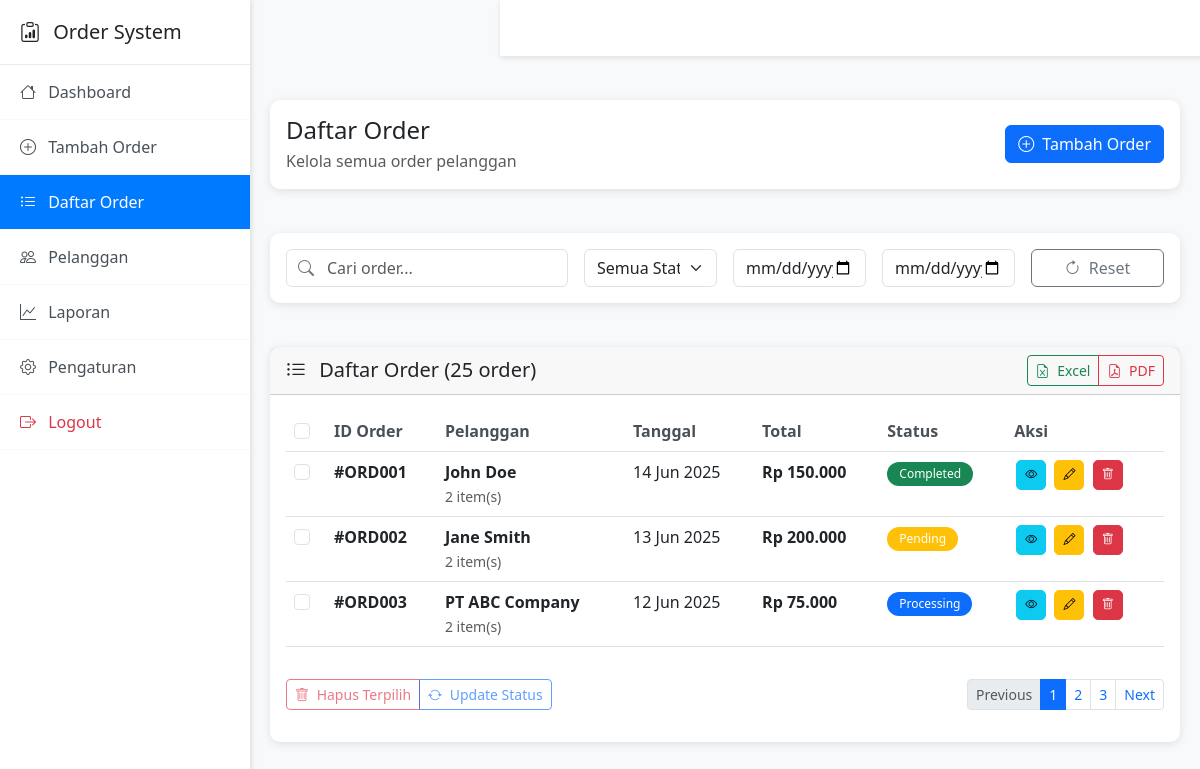
The page /dashboard/orders.php (signed in) on the database its author committed.
### tables this page shows
CREATE TABLE orders (
    id INT PRIMARY KEY AUTO_INCREMENT,
    order_number VARCHAR(50) UNIQUE NOT NULL,
    customer_id INT NOT NULL,
    order_date DATE NOT NULL,
    due_date DATE NULL,
    status ENUM('pending', 'confirmed', 'processing', 'shipped', 'delivered', 'completed', 'cancelled') DEFAULT 'pending',
    payment_status ENUM('unpaid', 'partial', 'paid', 'refunded') DEFAULT 'unpaid',
    payment_method ENUM('cash', 'transfer', 'credit_card', 'e_wallet') NULL,
    subtotal DECIMAL(15,2) NOT NULL DEFAULT 0.00,
    tax_amount DECIMAL(15,2) DEFAULT 0.00,
    discount_amount DECIMAL(15,2) DEFAULT 0.00,
    shipping_cost DECIMAL(15,2) DEFAULT 0.00,
    total_amount DECIMAL(15,2) NOT NULL DEFAULT 0.00,
    notes TEXT NULL,
    shipping_address TEXT NULL,
    created_by INT NULL,
    created_at TIMESTAMP DEFAULT CURRENT_TIMESTAMP,
    updated_at TIMESTAMP DEFAULT CURRENT_TIMESTAMP ON UPDATE CURRENT_TIMESTAMP,
    FOREIGN KEY (customer_id) REFERENCES customers(id) ON DELETE RESTRICT,
    FOREIGN KEY (created_by) REFERENCES users(id) ON DELETE SET NULL
);

CREATE TABLE customers (
    id INT PRIMARY KEY AUTO_INCREMENT,
    customer_code VARCHAR(20) UNIQUE NOT NULL,
    name VARCHAR(100) NOT NULL,
    email VARCHAR(100) NULL,
    phone VARCHAR(20) NULL,
    address TEXT NULL,
    city VARCHAR(50) NULL,
    postal_code VARCHAR(10) NULL,
    company VARCHAR(100) NULL,
    customer_type ENUM('individual', 'company') DEFAULT 'individual',
    status ENUM('active', 'inactive') DEFAULT 'active',
    notes TEXT NULL,
    created_by INT NULL,
    created_at TIMESTAMP DEFAULT CURRENT_TIMESTAMP,
    updated_at TIMESTAMP DEFAULT CURRENT_TIMESTAMP ON UPDATE CURRENT_TIMESTAMP,
    FOREIGN KEY (created_by) REFERENCES users(id) ON DELETE SET NULL
);

### dashboard/orders.php (the view, shortened to what this page needs)
<?php
require_once '../config/auth.php';
function getStatusBadgeClass($status)
{
    switch (strtolower($status)) {
        case 'pending':
            return 'bg-warning';
        case 'processing':
            return 'bg-primary';
        case 'completed':
            return 'bg-success';
    }
}
$page = isset($_GET['page']) ? (int) $_GET['page'] : 1;
$items_per_page = 10;
$offset = ($page - 1) * $items_per_page;
$base_query = "FROM orders o LEFT JOIN customers c ON o.customer_id = c.id WHERE 1=1";
$data_query = "SELECT o.*, c.name as customer_name,
               (SELECT COUNT(*) FROM order_items oi WHERE oi.order_id = o.id) as total_items " .
    $base_query . " ORDER BY o.created_at DESC LIMIT ? OFFSET ?";
$stmt_data = $pdo->prepare($data_query);
$param_index = 1;
$stmt_data->bindValue($param_index++, $items_per_page, PDO::PARAM_INT);
$stmt_data->bindValue($param_index, $offset, PDO::PARAM_INT);
$stmt_data->execute();
$orders = $stmt_data->fetchAll(PDO::FETCH_ASSOC);
?>
<!DOCTYPE html>
<html lang="id">
<head>
    <link href="https://cdn.jsdelivr.net/npm/bootstrap@5.3.0/dist/css/bootstrap.min.css" rel="stylesheet">
    <link href="https://cdnjs.cloudflare.com/ajax/libs/bootstrap-icons/1.11.0/font/bootstrap-icons.min.css"
        rel="stylesheet">
</head>
<body>
    <div class="sidebar" id="sidebar">
        <div class="sidebar-brand">
            <h5 class="mb-0">
                <i class="bi bi-clipboard-data me-2"></i>
                Order System
            </h5>
        </div>
        <ul class="sidebar-nav">
            <li>
                <a href="index.php">
                    <i class="bi bi-house me-2"></i>
                    Dashboard
                </a>
            </li>
            <li>
                <a href="add-order.php">
                    <i class="bi bi-plus-circle me-2"></i>
                    Tambah Order
                </a>
            </li>
            <li>
                <a href="orders.php" class="active">
                    <i class="bi bi-list-ul me-2"></i>
                    Daftar Order
                </a>
            </li>
            <li>
                <a href="customers.php">
                    <i class="bi bi-people me-2"></i>
                    Pelanggan
                </a>
            </li>
            <li>
                <a href="reports.php">
                    <i class="bi bi-graph-up me-2"></i>
                    Laporan
                </a>
            </li>
            <li>
                <a href="settings.php">
                    <i class="bi bi-gear me-2"></i>
                    Pengaturan
                </a>
            </li>
            <li>
                <a href="../auth/logout.php" class="text-danger"
                    onclick="return confirm('Apakah Anda yakin ingin logout?')">
                    <i class="bi bi-box-arrow-right me-2"></i>
                    Logout
                </a>
            </li>
        </ul>
    </div>
    <nav class="navbar navbar-expand-lg navbar-light navbar-custom">
        <div class="container-fluid">
        </div>
    </nav>
    <div class="main-content">
        <div class="content-wrapper">
            <div class="row mb-4">
                <div class="col-12">
                    <div class="card">
                        <div class="card-body">
                            <div class="d-flex justify-content-between align-items-center">
                                <div>
                                    <h4 class="card-title mb-1">Daftar Order</h4>
                                    <p class="text-muted mb-0">Kelola semua order pelanggan</p>
                                </div>
                                <a href="add-order.php" class="btn btn-primary">
                                    <i class="bi bi-plus-circle me-1"></i>
                                    Tambah Order
                                </a>
                            </div>
                        </div>
                    </div>
                </div>
            </div>
            <div class="row mb-4">
                <div class="col-12">
                    <div class="card">
                        <div class="card-body">
                            <div class="row g-3">
                                <div class="col-md-4">
                                    <div class="search-box">
                                        <i class="bi bi-search"></i>
                                        <input type="text" class="form-control" id="searchInput"
                                            placeholder="Cari order...">
                                    </div>
                                </div>
                                <div class="col-md-2">
                                    <select class="form-select" id="statusFilter">
                                        <option value="">Semua Status</option>
                                    </select>
                                </div>
                                <div class="col-md-2">
                                    <input type="date" class="form-control" id="dateFrom" placeholder="Dari tanggal">
                                </div>
                                <div class="col-md-2">
                                    <input type="date" class="form-control" id="dateTo" placeholder="Sampai tanggal">
                                </div>
                                <div class="col-md-2">
                                    <button class="btn btn-outline-secondary w-100" onclick="resetFilters()">
                                        <i class="bi bi-arrow-clockwise me-1"></i>
                                        Reset
                                    </button>
                                </div>
                            </div>
                        </div>
                    </div>
                </div>
            </div>
            <div class="row">
                <div class="col-12">
                    <div class="card">
                        <div class="card-header d-flex justify-content-between align-items-center">
                            <h5 class="card-title mb-0">
                                <i class="bi bi-list-ul me-2"></i>
                                Daftar Order (25 order)
                            </h5>
                            <div class="btn-group" role="group">
                                <button class="btn btn-outline-success btn-sm" onclick="exportToExcel()">
                                    <i class="bi bi-file-earmark-excel me-1"></i>
                                    Excel
                                </button>
                                <button class="btn btn-outline-danger btn-sm" onclick="exportToPDF()">
                                    <i class="bi bi-file-earmark-pdf me-1"></i>
                                    PDF
                                </button>
                            </div>
                        </div>
                        <div class="card-body">
                            <div class="table-responsive">
                                <table class="table table-hover">
                                    <thead>
                                        <tr>
                                            <th>
                                                <input type="checkbox" class="form-check-input" id="selectAll">
                                            </th>
                                            <th>ID Order</th>
                                            <th>Pelanggan</th>
                                            <th>Tanggal</th>
                                            <th>Total</th>
                                            <th>Status</th>
                                            <th>Aksi</th>
                                        </tr>
                                    </thead>
                                    <tbody id="ordersTableBody">
                                        <?php if (empty($orders)): ?>
                                            <tr>
                                                <td colspan="7" class="text-center">Tidak ada order ditemukan</td>
                                            </tr>
                                        <?php else: ?>
                                            <?php foreach ($orders as $order): ?>
                                                <tr>
                                                    <td><input type="checkbox" class="form-check-input order-checkbox"
                                                            value="<?= $order['id'] ?>"></td>
                                                    <td><strong>#<?= htmlspecialchars($order['order_number'] ?? 'ORD' . str_pad($order['id'], 3, '0', STR_PAD_LEFT)) ?></strong>
                                                    </td>
                                                    <td>
                                                        <div>
                                                            <strong><?= htmlspecialchars($order['customer_name'] ?? 'Unknown Customer') ?></strong><br>
                                                            <small class="text-muted"><?= $order['total_items'] ?? 0 ?>
                                                                item(s)</small>
                                                        </div>
                                                    </td>
                                                    <td><?= date('d M Y', strtotime($order['order_date'])) ?></td>
                                                    <td><strong>Rp
                                                            <?= number_format($order['total_amount'], 0, ',', '.') ?></strong>
                                                    </td>
                                                    <td>
                                                        <span
                                                            class="badge <?= getStatusBadgeClass($order['status']) ?> badge-status">
                                                            <?= ucfirst($order['status']) ?>
                                                        </span>
                                                    </td>
                                                    <td>
                                                        <button class="btn btn-info btn-action" title="Lihat Detail"
                                                            onclick="viewOrder('<?= htmlspecialchars($order['order_number'] ?? $order['id']) ?>')">
                                                            <i class="bi bi-eye"></i>
                                                        </button>
                                                        <button class="btn btn-warning btn-action" title="Edit"
                                                            onclick="editOrder('<?= htmlspecialchars($order['order_number'] ?? $order['id']) ?>')">
                                                            <i class="bi bi-pencil"></i>
                                                        </button>
                                                        <button class="btn btn-danger btn-action" title="Hapus"
                                                            onclick="deleteOrder('<?= $order['id'] ?>')">
                                                            <i class="bi bi-trash"></i>
                                                        </button>
                                                    </td>
                                                </tr>
                                            <?php endforeach; ?>
                                        <?php endif; ?>
                                    </tbody>
                                </table>
                            </div>
                            <div class="row mt-3">
                                <div class="col-md-6">
                                    <div class="btn-group" role="group">
                                        <button class="btn btn-outline-danger btn-sm" onclick="bulkDelete()" disabled
                                            id="bulkDeleteBtn">
                                            <i class="bi bi-trash me-1"></i>
                                            Hapus Terpilih
                                        </button>
                                        <button class="btn btn-outline-primary btn-sm" onclick="bulkUpdateStatus()"
                                            disabled id="bulkStatusBtn">
                                            <i class="bi bi-arrow-repeat me-1"></i>
                                            Update Status
                                        </button>
                                    </div>
                                </div>
                                <div class="col-md-6">
                                    <nav>
                                        <ul class="pagination pagination-sm justify-content-end">
                                            <li class="page-item disabled">
                                                <a class="page-link" href="#">Previous</a>
                                            </li>
                                            <li class="page-item active">
                                                <a class="page-link" href="#">1</a>
                                            </li>
                                            <li class="page-item">
                                                <a class="page-link" href="#">2</a>
                                            </li>
                                            <li class="page-item">
                                                <a class="page-link" href="#">3</a>
                                            </li>
                                            <li class="page-item">
                                                <a class="page-link" href="#">Next</a>
                                            </li>
                                        </ul>
                                    </nav>
                                </div>
                            </div>
                        </div>
                    </div>
                </div>
            </div>
        </div>
    </div>
</body>
</html>

### rows shown on the page
orders: order_number "ORD001", customer.name "John Doe", total_items "2", order_date "14 Jun 2025", total_amount "150.000", status "Completed"
orders: order_number "ORD002", customer.name "Jane Smith", total_items "2", order_date "13 Jun 2025", total_amount "200.000", status "Pending"
orders: order_number "ORD003", customer.name "PT ABC Company", total_items "2", order_date "12 Jun 2025", total_amount "75.000", status "Processing"
